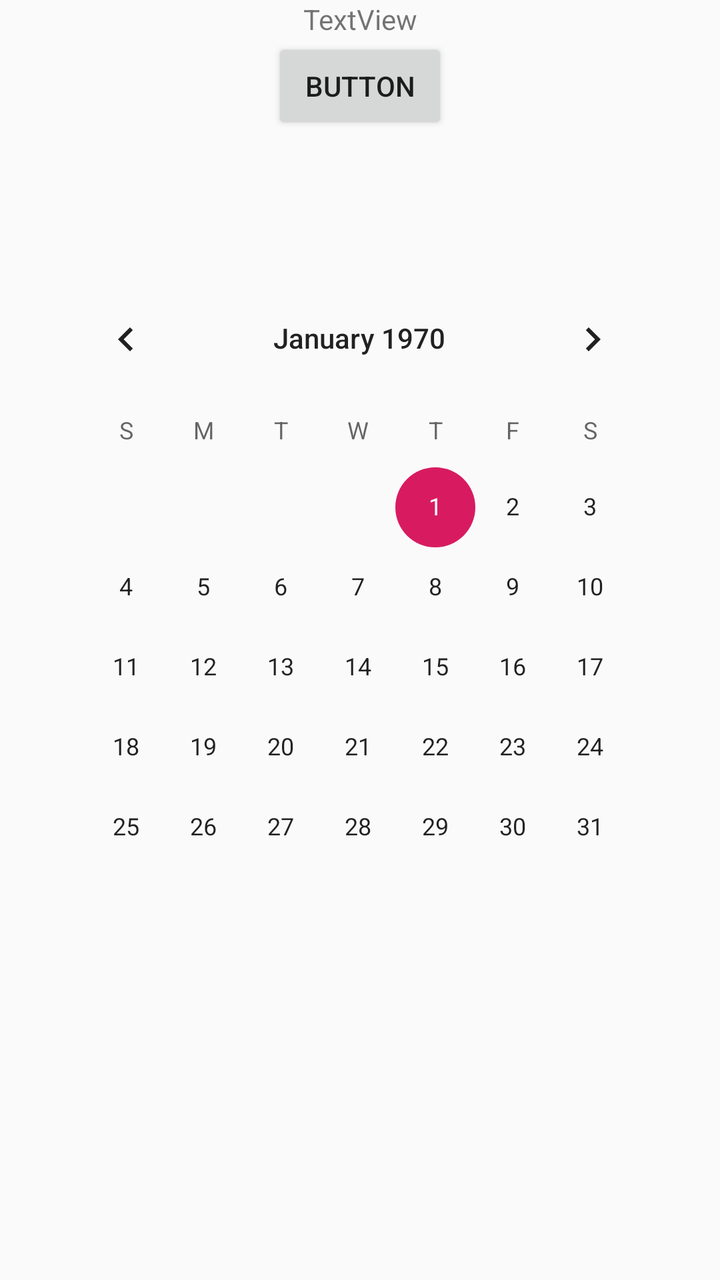
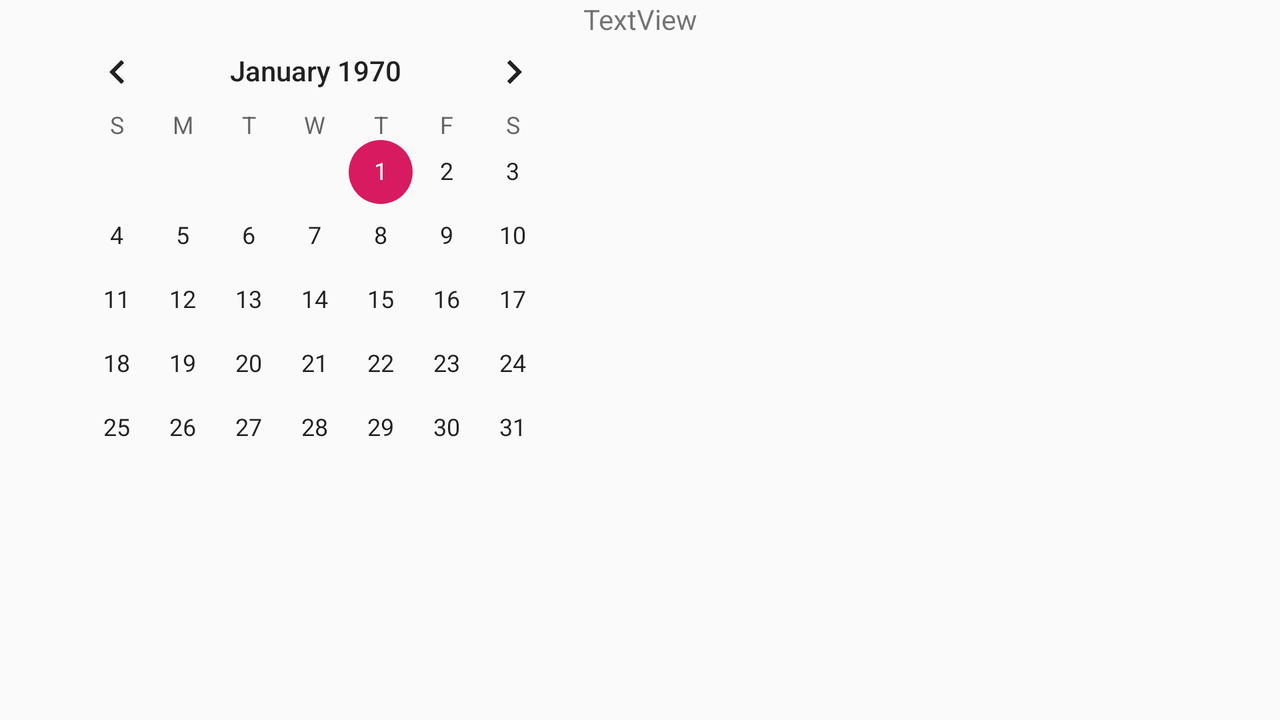

An Android layout and its configuration variant, each rendered on a device that would load it. The default file and the variant file are quoted in full after the pictures.
<!-- AndroidManifest.xml: application theme AppTheme -->
<!-- res/layout/fragment_calender.xml -->
<?xml version="1.0" encoding="utf-8"?>
<androidx.constraintlayout.widget.ConstraintLayout xmlns:android="http://schemas.android.com/apk/res/android"
    xmlns:app="http://schemas.android.com/apk/res-auto"
    android:layout_width="match_parent"
    android:layout_height="match_parent">

    <CalendarView
        android:id="@+id/calendarView"
        android:layout_width="312dp"
        android:layout_height="317dp"
        app:layout_constraintBottom_toBottomOf="parent"
        app:layout_constraintEnd_toEndOf="parent"
        app:layout_constraintHorizontal_bias="0.494"
        app:layout_constraintStart_toStartOf="parent"
        app:layout_constraintTop_toTopOf="parent"
        app:layout_constraintVertical_bias="0.42000002" />

    <androidx.recyclerview.widget.RecyclerView
        android:id="@+id/CalenderEventView"
        android:layout_width="0dp"
        android:layout_height="0dp"
        app:layout_constraintBottom_toBottomOf="parent"
        app:layout_constraintEnd_toEndOf="parent"
        app:layout_constraintStart_toStartOf="parent"
        app:layout_constraintTop_toBottomOf="@+id/calendarView" />

    <TextView
        android:id="@+id/testingtextView2"
        android:layout_width="wrap_content"
        android:layout_height="wrap_content"
        android:text="TextView"
        app:layout_constraintEnd_toEndOf="parent"
        app:layout_constraintStart_toStartOf="parent"
        app:layout_constraintTop_toTopOf="parent" />

    <Button
        android:id="@+id/buttonUpdateEvents"
        android:layout_width="wrap_content"
        android:layout_height="wrap_content"
        android:text="Button"
        app:layout_constraintEnd_toEndOf="parent"
        app:layout_constraintStart_toStartOf="parent"
        app:layout_constraintTop_toBottomOf="@+id/testingtextView2" />

</androidx.constraintlayout.widget.ConstraintLayout>
<!-- resources referenced by this layout -->
<resources>
  <style name="AppTheme" parent="Theme.AppCompat.Light.DarkActionBar">
          
          <item name="colorPrimary">@color/colorPrimary</item>
          <item name="colorPrimaryDark">@color/colorPrimaryDark</item>
          <item name="colorAccent">@color/colorAccent</item>
      </style>
  <color name="colorPrimary">#008577</color>
  <color name="colorPrimaryDark">#00574B</color>
  <color name="colorAccent">#D81B60</color>
</resources>
<!-- res/layout-land/fragment_calender.xml (the repository's variant of the layout above) -->
<!-- drawn on the phone turned sideways -->
<?xml version="1.0" encoding="utf-8"?>
<androidx.constraintlayout.widget.ConstraintLayout xmlns:android="http://schemas.android.com/apk/res/android"
    xmlns:app="http://schemas.android.com/apk/res-auto"
    android:layout_width="match_parent"
    android:layout_height="match_parent">

    <CalendarView
        android:id="@+id/calendarView"
        android:layout_width="0dp"
        android:layout_height="0dp"
        android:layout_marginStart="24dp"
        android:layout_marginTop="16dp"
        android:layout_marginBottom="52dp"
        app:layout_constraintBottom_toBottomOf="parent"
        app:layout_constraintEnd_toStartOf="@+id/testingtextView2"
        app:layout_constraintHorizontal_bias="0.5"
        app:layout_constraintStart_toStartOf="parent"
        app:layout_constraintTop_toTopOf="parent" />

    <androidx.recyclerview.widget.RecyclerView
        android:id="@+id/CalenderEventView"
        android:layout_width="0dp"
        android:layout_height="0dp"
        android:layout_marginTop="16dp"
        android:layout_marginEnd="24dp"
        android:layout_marginBottom="52dp"
        app:layout_constraintBottom_toBottomOf="parent"
        app:layout_constraintEnd_toEndOf="parent"
        app:layout_constraintHorizontal_bias="0.5"
        app:layout_constraintStart_toEndOf="@+id/testingtextView2"
        app:layout_constraintTop_toTopOf="parent" />

    <TextView
        android:id="@+id/testingtextView2"
        android:layout_width="wrap_content"
        android:layout_height="wrap_content"
        android:text="TextView"
        app:layout_constraintEnd_toEndOf="parent"
        app:layout_constraintStart_toStartOf="parent"
        app:layout_constraintTop_toTopOf="parent" />

</androidx.constraintlayout.widget.ConstraintLayout>
